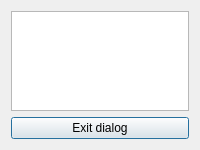
<?xml version="1.0" encoding="UTF-8"?>
<ui version="4.0">
 <class>errorDialog</class>
 <widget class="QDialog" name="errorDialog">
  <property name="geometry">
   <rect>
    <x>0</x>
    <y>0</y>
    <width>200</width>
    <height>150</height>
   </rect>
  </property>
  <property name="minimumSize">
   <size>
    <width>200</width>
    <height>150</height>
   </size>
  </property>
  <property name="maximumSize">
   <size>
    <width>220</width>
    <height>150</height>
   </size>
  </property>
  <property name="windowTitle">
   <string>Dialog</string>
  </property>
  <layout class="QVBoxLayout" name="verticalLayout_2">
   <item>
    <layout class="QVBoxLayout" name="verticalLayout">
     <item>
      <widget class="QTextBrowser" name="textBrowser"/>
     </item>
     <item>
      <widget class="QPushButton" name="pushButton">
       <property name="text">
        <string>Exit dialog</string>
       </property>
      </widget>
     </item>
    </layout>
   </item>
  </layout>
 </widget>
 <resources/>
 <connections/>
</ui>
